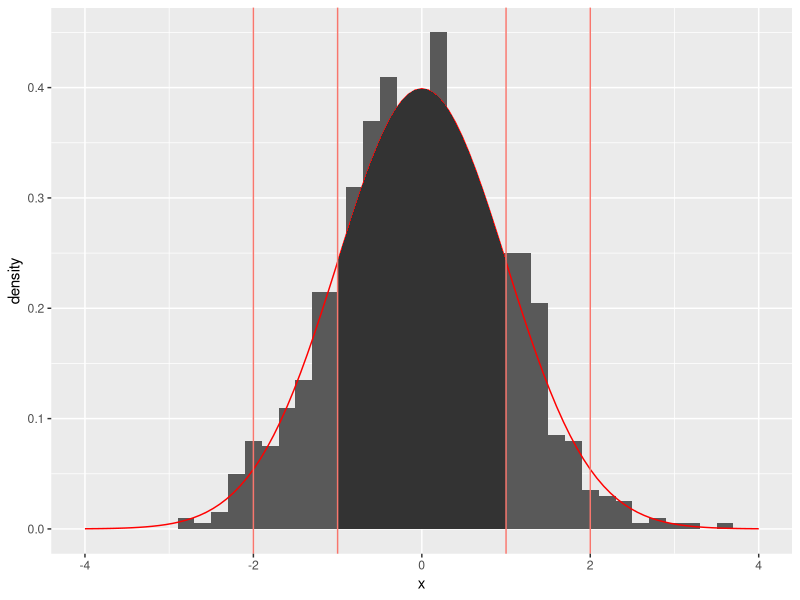
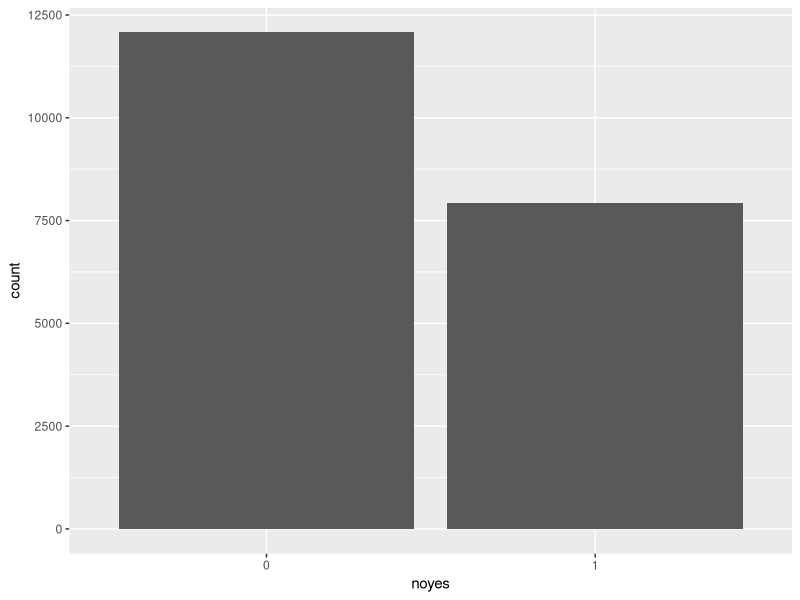
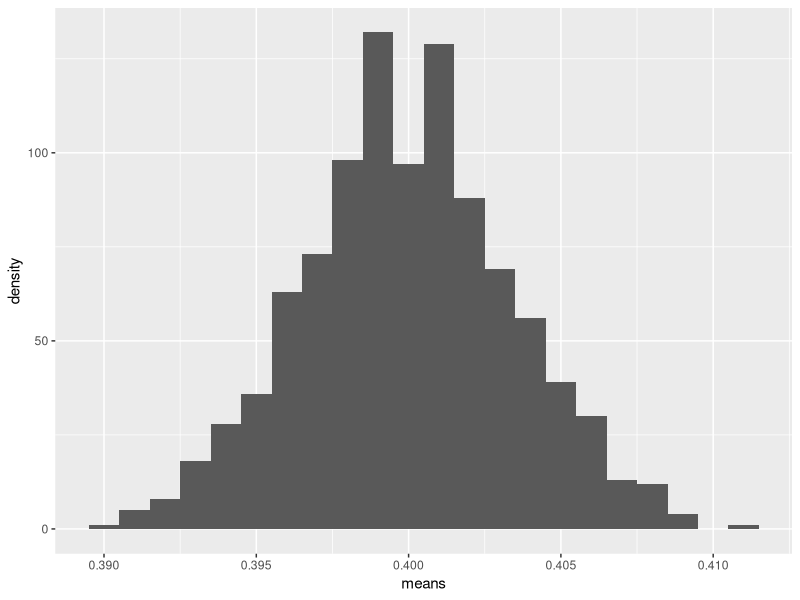
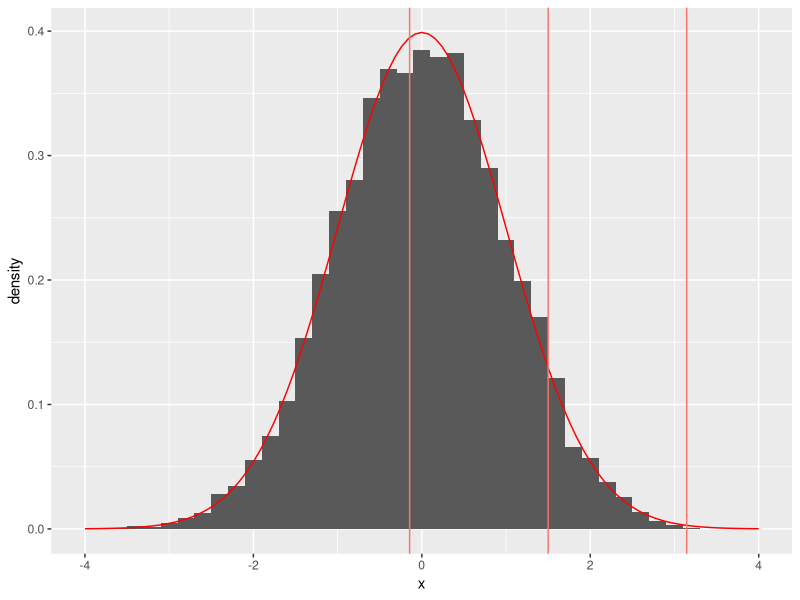

The R source for these figures, in order:
## ---- chunk 1
knitr::opts_chunk$set(echo = TRUE)
if(!require("ggplot2")) { install.packages('ggplot2', repos = "http://cran.us.r-project.org"); library("ggplot2") }
## ---- chunk 2
df1 <- data.frame(x = rnorm(1000))
p1 <- ggplot(df1, aes(x)) + theme(legend.position="none") + xlim(-4, 4)
p1 <- p1 + geom_histogram(aes(y=after_stat(density)), binwidth=0.2, na.rm=TRUE)
p1 <- p1 + stat_function(fun=dnorm, args=list(mean=0, sd=1), colour="red")
p1 <- p1 + stat_function(fun=dnorm, xlim = c(-1, 1), geom = "area")
vline_data = data.frame(x_int = c(-2, -1, 1, 2))
p1 + geom_vline(aes(xintercept=x_int, colour="red"), vline_data)
## ---- chunk 3
#' n: # number of rexp samples for each mean
#' k: # number of means
generate_means <- function(n, years, prob) {
  #' collect k means, each with n samples, in an array
  sample_means = NULL
  for (i in 1:years) sample_means = c(sample_means, mean(rbinom(n, size=1, prob=prob)))
  means_df <- data.frame(means = sample_means)
  means_df
}
## ---- chunk 4
N <- 20000
years <- 1000
df3 <- data.frame(noyes = factor(rbinom(N, size=1, prob=0.4)))
df4 <- generate_means(N, years, 0.4)
p3 <- ggplot(df3, aes(noyes))+ geom_bar()
p3
## ---- chunk 5
p4 <- ggplot(df4, aes(means))
p4 <- p4 + geom_histogram(aes(y=after_stat(density)), binwidth=0.001)
p4
## ---- chunk 6
n <- 10000
df2 <- data.frame(x = rnorm(n))
z_95 <- qnorm(0.95)

X2 <- 1.5
low_95 <- X2 - z_95
high_95 <- X2 + z_95
## ---- chunk 7
p2 <- ggplot(df2, aes(x)) + theme(legend.position="none") + xlim(-4, 4)
p2 <- p2 + geom_histogram(aes(y=after_stat(density)), binwidth=0.2, na.rm=TRUE)
p2 <- p2 + stat_function(fun=dnorm, args=list(mean=0, sd=1), colour="red")
vline_data = data.frame(x_int = c(low_95, X2, high_95))
p2 + geom_vline(aes(xintercept=x_int, colour="red"), vline_data)
